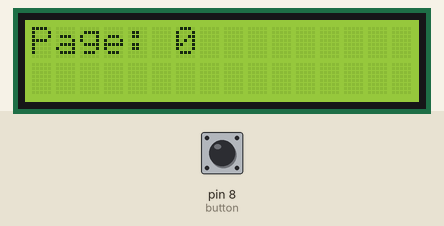
This sketch was run on a simulated Arduino Uno, built with avr-gcc and run on an emulated ATmega328P. Parts: 16×2 character LCD. The test bench sets the inputs (shaded band); at power-on: pin 8 (button) LOW. What the sketch prints to the serial monitor is not drawn.

Above: at 1.2 s.
1.3 s: pin 8 (button) pulled HIGH for 0.15 s
At 1.9 s:
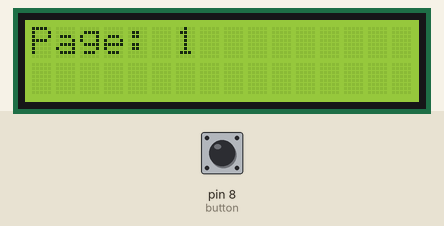
2.9 s: pin 8 (button) pulled HIGH for 1 s
At 4.2 s:
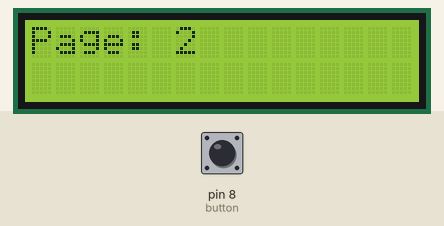
5.4 s: pin 8 (button) pulled HIGH for 0.15 s
At 6.2 s:
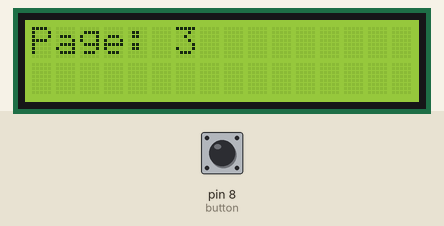
7.0 s: pin 8 (button) pulled HIGH for 1 s
At 7.4 s:
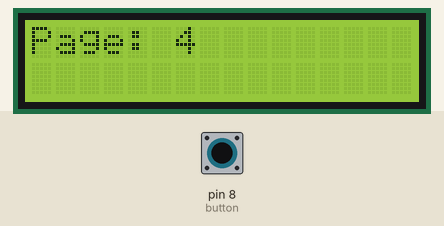
Timing chart, 0 to 10.0 s (numbered marks = the images above; inputs shaded):
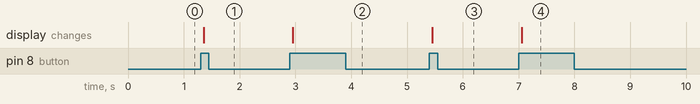

The sketch:

Pages.ino
```cpp
#include <LiquidCrystal.h>

const int rs = 12, en = 11, d4 = 5, d5 = 4, d6 = 3, d7 = 2;
LiquidCrystal lcd(rs, en, d4, d5, d6, d7);

#define LCD_CONTRAST_PIN 6

const int button = 8;
int page = 0;
int buttonState = 0;
int lastButtonState = 0;
unsigned long lastDebounceTime = 0;
unsigned long debounceDelay = 50;

void setup() {
  analogWrite(LCD_CONTRAST_PIN, 100);
  lcd.begin(16, 2);
  lcd.print("Page: 0");

  pinMode(button, INPUT);
  Serial.begin(9600);  // Initialize serial communication
}

void loop() {
  int reading = digitalRead(button);

  // Check if the button state has changed
  if (reading != lastButtonState) {
    lastDebounceTime = millis();
  }

  // Check if the button is stable for debounceDelay
  if ((millis() - lastDebounceTime) > debounceDelay) {
    if (reading != buttonState) {
      buttonState = reading;

      // Increment page number on button press
      if (buttonState == HIGH) {
        page = (page + 1) % 10;  // Limit the page number to 0-9 for this example
        Serial.println(page);

        // Update the LCD display
        lcd.clear();
        lcd.print("Page: ");
        lcd.print(page);
      }
    }
  }

  lastButtonState = reading;
}
```

Measured:
- after the input at 1.3 s, the display: changes after 0.05 s (image 1)
- after the input at 2.9 s, the display: changes after 0.05 s (image 2)
- after the input at 5.4 s, the display: changes after 0.05 s (image 3)
- after the input at 7.0 s, the display: changes after 0.05 s (image 4)
